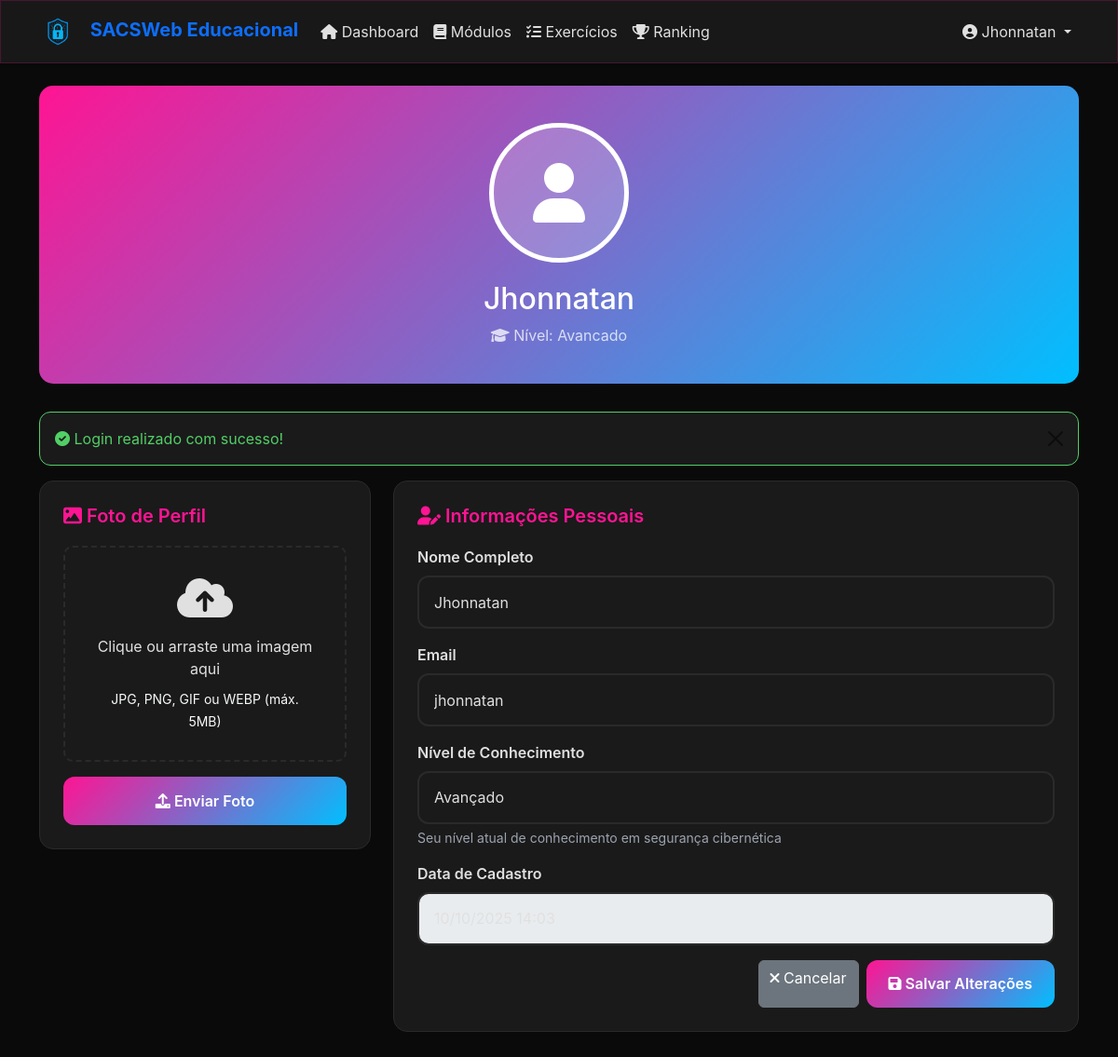
The page /website/perfil.php (signed in) on the database its author committed.
### tables this page shows
CREATE TABLE `usuarios` (
  `id` int(11) NOT NULL AUTO_INCREMENT,
  `nome` varchar(100) NOT NULL,
  `email` varchar(100) NOT NULL,
  `username` varchar(50) DEFAULT NULL COMMENT 'Nome de usuário único',
  `senha_hash` varchar(255) NOT NULL,
  `tipo_usuario` enum('admin','professor','aluno') NOT NULL DEFAULT 'aluno',
  `nivel_conhecimento` enum('iniciante','intermediario','avancado') DEFAULT 'iniciante',
  `foto_perfil` varchar(255) DEFAULT NULL COMMENT 'Caminho da foto de perfil do usuário',
  `data_cadastro` timestamp NOT NULL DEFAULT CURRENT_TIMESTAMP,
  `ultimo_acesso` timestamp NULL DEFAULT NULL,
  `ativo` tinyint(1) NOT NULL DEFAULT 1,
  PRIMARY KEY (`id`),
  UNIQUE KEY `uk_usuarios_email` (`email`),
  UNIQUE KEY `uk_usuarios_username` (`username`),
  KEY `idx_usuarios_username` (`username`)
);

### config/config.php (called while the page is built, shortened)
<?php
function getFlashMessages() {
    $messages = [];
    if (isset($_SESSION['success_message'])) {
        $messages['success'] = $_SESSION['success_message'];
    }
    return $messages;
}
function formatarData($data) {
    return date('d/m/Y H:i', strtotime($data));
}
?>

### website/perfil.php (the view, shortened to what this page needs)
<?php
require_once '../config/config.php';
$user = getCurrentUser();
$pdo = connectDatabase();
$messages = getFlashMessages();
try {
    $stmt = $pdo->prepare("SELECT id, nome, email, username, nivel_conhecimento, foto_perfil, data_cadastro FROM usuarios WHERE id = ?");
    $stmt->execute([$user['id']]);
    $userData = $stmt->fetch(PDO::FETCH_ASSOC);
} catch (PDOException $e) {
    logMessage('Erro ao buscar dados do usuário: ' . $e->getMessage(), 'error');
    showError('Erro ao carregar dados do perfil');
    redirect('dashboard.php');
}
?>
<!DOCTYPE html>
<html lang="pt-BR">
<head>
    <link href="https://cdn.jsdelivr.net/npm/bootstrap@5.3.7/dist/css/bootstrap.min.css" rel="stylesheet">
    <link href="https://cdnjs.cloudflare.com/ajax/libs/font-awesome/6.0.0/css/all.min.css" rel="stylesheet">
    <link href="<?= ASSETS_URL ?>/css/sacsweb-unified.css" rel="stylesheet">
</head>
<body class="page-perfil">
    <nav class="navbar navbar-expand-lg bg-glass navbar-light shadow-sm">
        <div class="container">
            <a class="navbar-brand fw-bold text-primary" href="dashboard.php">
                <img src="<?= ASSETS_URL ?>/images/icone.png" alt="SACSWeb Logo" style="height: 40px; margin-right: 10px;"> <span class="text-primary">SACSWeb</span> <span>Educacional</span>
            </a>
            <div class="collapse navbar-collapse" id="navbarNav">
                <ul class="navbar-nav me-auto">
                    <li class="nav-item">
                        <a class="nav-link" href="dashboard.php">
                            <i class="fas fa-home"></i> Dashboard
                        </a>
                    </li>
                    <li class="nav-item">
                        <a class="nav-link" href="modulos.php">
                            <i class="fas fa-book"></i> Módulos
                        </a>
                    </li>
                    <li class="nav-item">
                        <a class="nav-link" href="exercicios.php">
                            <i class="fas fa-tasks"></i> Exercícios
                        </a>
                    </li>
                    <li class="nav-item">
                        <a class="nav-link" href="ranking.php">
                            <i class="fas fa-trophy"></i> Ranking
                        </a>
                    </li>
                </ul>
                <div class="navbar-nav">
                    <div class="nav-item dropdown">
                        <a class="nav-link dropdown-toggle" href="#" role="button" data-bs-toggle="dropdown">
                            <?php if (!empty($userData['foto_perfil'])): ?>
                                <img src="../<?= htmlspecialchars($userData['foto_perfil']) ?>" alt="Foto" style="width: 30px; height: 30px; border-radius: 50%; margin-right: 5px;">
                            <?php else: ?>
                                <i class="fas fa-user-circle"></i>
                            <?php endif; ?>
                            <?= htmlspecialchars($userData['nome']) ?>
                        </a>
                    </div>
                </div>
            </div>
        </div>
    </nav>
    <div class="container mt-4 mb-5">
        <div class="profile-header">
            <?php if (!empty($userData['foto_perfil'])): ?>
                <img src="../<?= htmlspecialchars($userData['foto_perfil']) ?>" alt="Foto de Perfil" class="profile-picture">
            <?php else: ?>
                <div class="profile-picture-placeholder">
                    <i class="fas fa-user"></i>
                </div>
            <?php endif; ?>
            <h2 class="mb-2"><?= htmlspecialchars($userData['nome']) ?></h2>
            <p class="mb-0 opacity-75">
                <i class="fas fa-graduation-cap"></i> Nível: <?= ucfirst($userData['nivel_conhecimento']) ?>
            </p>
        </div>
        <?php if (isset($messages['success'])): ?>
            <div class="alert alert-success alert-dismissible fade show">
                <i class="fas fa-check-circle"></i> <?= htmlspecialchars($messages['success']) ?>
                <button type="button" class="btn-close" data-bs-dismiss="alert"></button>
            </div>
        <?php endif; ?>
        <div class="row">
            <div class="col-md-4 mb-4">
                <div class="profile-section">
                    <h5><i class="fas fa-image"></i> Foto de Perfil</h5>
                    <form method="POST" action="" enctype="multipart/form-data" id="uploadForm">
                        <div class="upload-area" id="uploadArea">
                            <i class="fas fa-cloud-upload-alt fa-3x mb-3"></i>
                            <p class="mb-2">Clique ou arraste uma imagem aqui</p>
                            <small class="text-light">JPG, PNG, GIF ou WEBP (máx. 5MB)</small>
                        </div>
                        <div class="d-grid gap-2 mt-3">
                            <button type="submit" name="upload_foto" class="btn btn-primary">
                                <i class="fas fa-upload"></i> Enviar Foto
                            </button>
                        </div>
                    </form>
                </div>
            </div>
            <div class="col-md-8">
                <div class="profile-section">
                    <h5><i class="fas fa-user-edit"></i> Informações Pessoais</h5>
                    <form method="POST" action="">
                        <div class="mb-3">
                            <label for="nome" class="form-label">Nome Completo</label>
                            <input type="text" class="form-control" id="nome" name="nome"
                                   value="<?= htmlspecialchars($userData['nome']) ?>"
                                   required minlength="3" maxlength="100">
                        </div>
                        <div class="mb-3">
                            <label for="email" class="form-label">Email</label>
                            <input type="email" class="form-control" id="email" name="email"
                                   value="<?= htmlspecialchars($userData['email']) ?>"
                                   required>
                        </div>
                        <div class="mb-3">
                            <label for="nivel_conhecimento" class="form-label">Nível de Conhecimento</label>
                            <select class="form-select" id="nivel_conhecimento" name="nivel_conhecimento" required>
                                <option value="avancado" <?= $userData['nivel_conhecimento'] === 'avancado' ? 'selected' : '' ?>>Avançado</option>
                            </select>
                            <div class="form-text">Seu nível atual de conhecimento em segurança cibernética</div>
                        </div>
                        <div class="mb-3">
                            <label class="form-label">Data de Cadastro</label>
                            <input type="text" class="form-control"
                                   value="<?= formatarData($userData['data_cadastro']) ?>"
                                   disabled>
                        </div>
                        <div class="d-grid gap-2 d-md-flex justify-content-md-end">
                            <a href="dashboard.php" class="btn btn-secondary">
                                <i class="fas fa-times"></i> Cancelar
                            </a>
                            <button type="submit" name="atualizar_perfil" class="btn btn-primary">
                                <i class="fas fa-save"></i> Salvar Alterações
                            </button>
                        </div>
                    </form>
                </div>
            </div>
        </div>
    </div>
</body>
</html>

### assets/css/sacsweb-unified.css (style rules this page uses)
:root { --primary-pink: #ff1493; --primary-pink-light: #ff69b4; --accent-blue: #00bfff; --accent-purple: #9370db; --danger-color: #ff6b6b; --success-color: #51cf66; --warning-color: #ffd43b; --dark-bg: #0a0a0a; --dark-gray: #1a1a1a; --light-gray: #2a2a2a; --surface-elevated: rgba(26, 26, 26, 0.95); --text-light: #e0e0e0; --text-muted: #9ca3af; --light-bg: #ffffff; --light-surface: #f8f9fa; --light-border: #e9ecef; --light-text: #212529; --light-muted: #6c757d; --text-always-dark: #333333; --font-family-base: 'Inter', sans-serif; --font-size-base: 16px; --line-height-base: 1.5; --spacing-multiplier: 1; --density-padding-multiplier: 1; --density-gap-multiplier: 1; --border-radius-base: 12px; --section-padding-base: 1.25rem; --transition-base: 0.3s ease; }
body { font-family: var(--font-family-base); font-size: var(--font-size-base); line-height: calc(var(--line-height-base) * var(--spacing-multiplier)); background: var(--dark-bg); color: var(--text-light); min-height: 100vh; scroll-behavior: smooth; }
*, *::before, *::after { margin: 0; padding: 0; box-sizing: border-box; }
img { max-width: 100%; height: auto; }
a { color: inherit; text-decoration: none; }
.bg-glass { background: var(--surface-elevated); backdrop-filter: blur(12px); border: 1px solid rgba(255, 20, 147, 0.2); }
.navbar { z-index: 1030; }
.navbar-light .navbar-nav .nav-link { color: var(--text-light) !important; transition: color var(--transition-base); }
.form-control, .form-select { border-radius: var(--border-radius-base); border: 2px solid var(--light-gray); padding: calc(0.9rem * var(--spacing-multiplier)) calc(1rem * var(--spacing-multiplier)); font-size: 1rem; background: var(--dark-gray); color: var(--text-light); transition: border-color var(--transition-base), transform var(--transition-base); }
.form-control::placeholder { color: var(--text-muted); }
.form-label { font-weight: 600; color: var(--text-light); margin-bottom: 8px; }
.form-text { font-size: 0.875rem; color: var(--text-muted); margin-top: 0.25rem; transition: color var(--transition-base); }
:root.theme-dark .form-text, html.theme-dark .form-text, body.theme-dark .form-text { color: var(--text-muted); }
.btn-primary { background: linear-gradient(135deg, var(--primary-pink), var(--accent-blue)); border: none; border-radius: var(--border-radius-base); padding: calc(0.85rem * var(--spacing-multiplier)) calc(1.5rem * var(--spacing-multiplier)); font-weight: 600; transition: transform var(--transition-base), box-shadow var(--transition-base); color: #fff; }
.alert { border-radius: var(--border-radius-base); border: 1px solid var(--light-gray); background: var(--dark-gray); color: var(--text-light); }
.alert-success { border-color: var(--success-color); color: var(--success-color); }
:root.font-size-medium, body.font-size-medium { --font-size-base: 16px; }
:root.spacing-normal, body.spacing-normal { --spacing-multiplier: 1; }
:root.density-media, body.density-media { --density-padding-multiplier: 1; --density-gap-multiplier: 1; }

### website/perfil.php (style rules this page uses)
.profile-header { background: linear-gradient(135deg, var(--primary-pink), var(--accent-blue)); border-radius: 15px; padding: 40px; text-align: center; color: white; margin-bottom: 30px; }
.profile-picture-placeholder { width: 150px; height: 150px; border-radius: 50%; background: rgba(255,255,255,0.2); display: flex; align-items: center; justify-content: center; margin: 0 auto 20px; border: 5px solid white; font-size: 4rem; }
.profile-section { background: var(--dark-gray); border: 1px solid var(--light-gray); border-radius: 15px; padding: 25px; margin-bottom: 20px; }
.profile-section h5 { color: var(--primary-pink); margin-bottom: 20px; font-weight: 600; }
.upload-area { border: 2px dashed var(--light-gray); border-radius: 10px; padding: 30px; text-align: center; transition: all 0.3s ease; cursor: pointer; }

### rows shown on the page
usuarios: nome "Jhonnatan", nivel_conhecimento "Avancado", email "jhonnatan", nivel_conhecimento "Avançado", data_cadastro "10/10/2025 14:03"

### other values the page prints
$messages['success'] "Login realizado com sucesso!"
